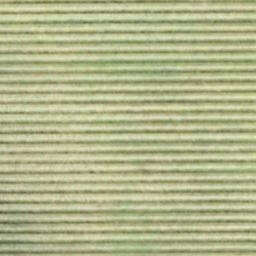
#> input picture Dataset-UCMerced_LandUse/Images/agricultural/agricultural10.JPEG, 256 x 256 px, given in place of 0001.png, which was not available
$ jupyter execute hi_detect_low_contrast.ipynb   (shell and % lines are left out)   (text cells are left out)
#> lines starting #> are read from the running program, lines starting #| are printed output that depends on the picture; after the words box and inside, x2 and y2 are one past the last pixel; in counts of white or black regions, pixels touching at a corner belong together; pictures that were not available may be replaced by others from this repository, and a replacement may not be noted
[cell 1]
# import the necessary packages
from skimage.exposure import is_low_contrast
from imutils.paths import list_images
import matplotlib.pyplot as plt
import numpy as np
import argparse
import imutils
import cv2

[cell 2]
def plt_imshow(title, image):
    # convert the image frame BGR to RGB color space and display it
	image = cv2.cvtColor(image, cv2.COLOR_BGR2RGB)
	plt.imshow(image)
	plt.title(title)
	plt.grid(False)
	plt.show()

[cell 3]
# # construct the argument parser and parse the arguments
# ap = argparse.ArgumentParser()
# ap.add_argument("-i", "--input", required=True,
# 	help="path to input directory of images")
# ap.add_argument("-t", "--thresh", type=float, default=0.35,
# 	help="threshold for low contrast")
# args = vars(ap.parse_args())

# since we are using Jupyter Notebooks we can replace our argument
# parsing code with *hard coded* arguments and values
args = {
    "input": "examples",
    "thresh": 0.35
}

[cell 4]
# grab the paths to the input images
imagePaths = sorted(list(list_images(args["input"])))

# loop over the image paths
for (i, imagePath) in enumerate(imagePaths):
	# load the input image from disk, resize it, and convert it to
	# grayscale
	print("[INFO] processing image {}/{}".format(i + 1,
		len(imagePaths)))
	image = cv2.imread(imagePath)
	image = imutils.resize(image, width=450)
	gray = cv2.cvtColor(image, cv2.COLOR_BGR2GRAY)

	# blur the image slightly and perform edge detection
	blurred = cv2.GaussianBlur(gray, (5, 5), 0)
	edged = cv2.Canny(blurred, 30, 150)

	# initialize the text and color to indicate that the input image
	# is *not* low contrast
	text = "Low contrast: No"
	color = (0, 255, 0)

	# check to see if the image is low contrast
	if is_low_contrast(gray, fraction_threshold=args["thresh"]):
		# update the text and color
		text = "Low contrast: Yes"
		color = (0, 0, 255)

	# otherwise, the image is *not* low contrast, so we can continue
	# processing it
	else:
		# find contours in the edge map and find the largest one,
		# which we'll assume is the outline of our color correction
		# card
		cnts = cv2.findContours(edged.copy(), cv2.RETR_EXTERNAL,
			cv2.CHAIN_APPROX_SIMPLE)
		cnts = imutils.grab_contours(cnts)
		c = max(cnts, key=cv2.contourArea)

		# draw the largest contour on the image
		cv2.drawContours(image, [c], -1, (0, 255, 0), 2)

	# draw the text on the output image
	cv2.putText(image, text, (5, 25), cv2.FONT_HERSHEY_SIMPLEX, 0.8,
		color, 2)

	# show the output image and edge map
	plt_imshow("Image", image)
	plt_imshow("Edge", edged)

[cell 5]
# since we are using Jupyter Notebooks we can replace our argument
# parsing code with *hard coded* arguments and values
args = {
    "input": "0001.png",
    "thresh": 0.35,
    "output": "output.avi"
}

[cell 6]
# grab a pointer to the input video stream and and initialize pointer
# to output file
print("[INFO] accessing video stream...")
vs = cv2.VideoCapture(args["input"] if args["input"] else 0)
writer = None

# loop over frames from the video stream
while True:
	# read a frame from the video stream
	(grabbed, frame) = vs.read()
#> frame is the input picture: shape (256, 256, 3); mean B, G, R 139.1, 181.2, 177.4

	# if the frame was not grabbed then we've reached the end of
	# the video stream so exit the script
	if not grabbed:
		print("[INFO] no frame read from stream - exiting")
		break

	# resize the frame, convert it to grayscale, blur it, and then
	# perform edge detection
	frame = imutils.resize(frame, width=450)
#> frame: shape (450, 450, 3)
	gray = cv2.cvtColor(frame, cv2.COLOR_BGR2GRAY)
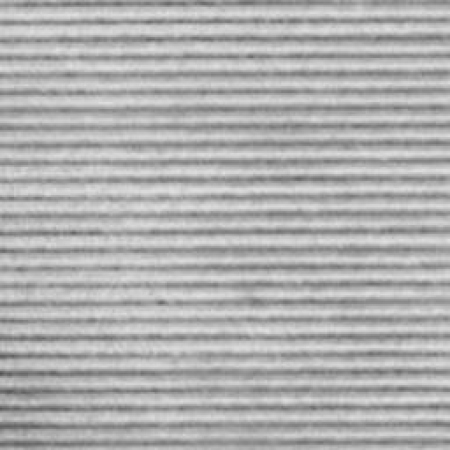
#> gray: shape (450, 450); min 80, max 227, mean 175.2
	blurred = cv2.GaussianBlur(gray, (5, 5), 0)
	edged = cv2.Canny(blurred, 30, 150)
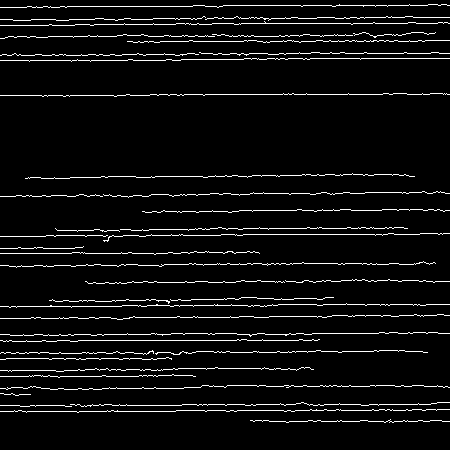
#> edged: shape (450, 450); 5.6% white in thin lines or dots

	# initialize the text and color to indicate that the current
	# frame is *not* low contrast
	text = "Low contrast: No"
	color = (0, 255, 0)

	# check to see if the frame is low contrast, and if so, update
	# the text and color
	if is_low_contrast(gray, fraction_threshold=args["thresh"]):
		text = "Low contrast: Yes"
		color = (0, 0, 255)

	# otherwise, the frame is *not* low contrast, so we can continue
	# processing it
	else:
		# find contours in the edge map and find the largest one,
		# which we'll assume is the outline of our color correction
		# card
		cnts = cv2.findContours(edged.copy(), cv2.RETR_EXTERNAL,
			cv2.CHAIN_APPROX_SIMPLE)
#> cnts = 42 contours, all with area under 20
		cnts = imutils.grab_contours(cnts)
		c = max(cnts, key=cv2.contourArea)
#> c = contour of 148 points, box (x1, y1, x2, y2) (155, 350, 428, 355), area 6

		# draw the largest contour on the frame
		cv2.drawContours(frame, [c], -1, (0, 255, 0), 2)

	# draw the text on the output frame
	cv2.putText(frame, text, (5, 25), cv2.FONT_HERSHEY_SIMPLEX, 0.8,
		color, 2)
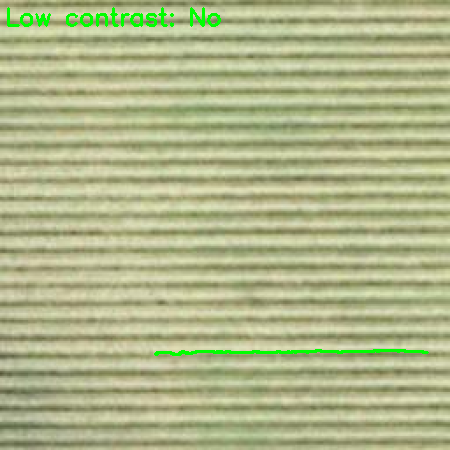
#> frame: shape (450, 450, 3); mean B, G, R 137.5, 181.9, 175.4

	# stack the output frame and edge map next to each other
	output = np.dstack([edged] * 3)
#> output: shape (450, 450, 3); 5.6% white in thin lines or dots
	output = np.hstack([frame, output])
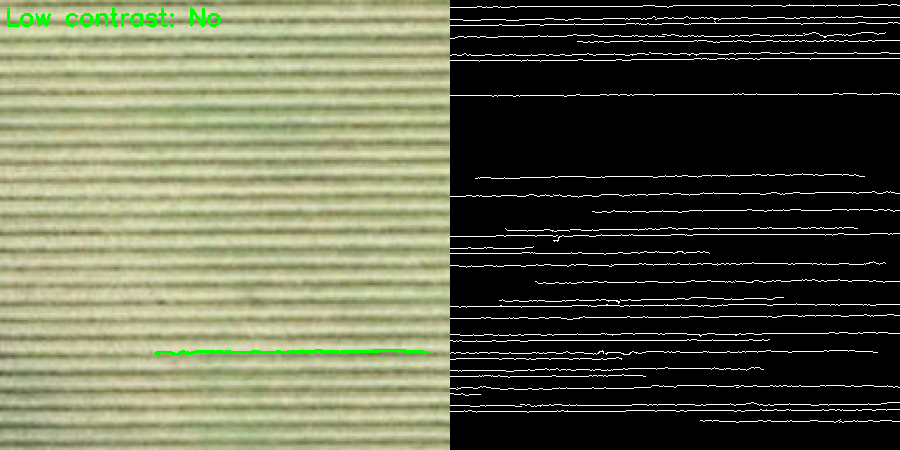
#> output: shape (450, 900, 3); mean B, G, R 75.9, 98.1, 94.8

    # if the video writer is None *AND* we are supposed to write
	# the output video to disk initialize the writer
	if writer is None and args["output"] is not None:
		fourcc = cv2.VideoWriter_fourcc(*"MJPG")
		writer = cv2.VideoWriter(args["output"], fourcc, 20,
			(output.shape[1], output.shape[0]), True)

    # if the writer is not None, write the frame to disk
	if writer is not None:
		writer.write(output)

# do a bit of cleanup
vs.release()
vs.release()

# check to see if the video writer point needs to be released
if writer is not None:
	writer.release()

$ run again, on Dataset-UCMerced_LandUse/Images/agricultural/agricultural12.JPEG
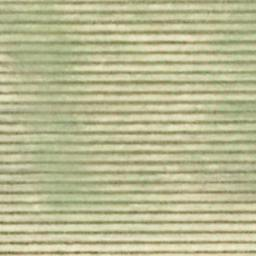
#> input picture Dataset-UCMerced_LandUse/Images/agricultural/agricultural12.JPEG, 256 x 256 px, given in place of 0001.png, which was not available
#> frame is the input picture: shape (256, 256, 3); mean B, G, R 145.7, 184.8, 185.3
#> `edged = cv2.Canny(blurred, 30, 150)`:
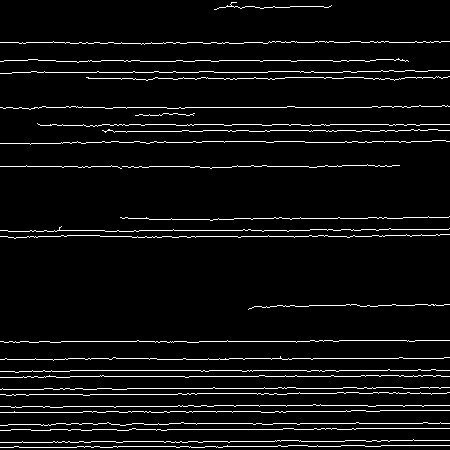
#> edged: shape (450, 450); 5.3% white in thin lines or dots
#> cnts = 28 contours, all with area under 20
#> c = contour of 157 points, box (x1, y1, x2, y2) (102, 129, 450, 133), area 3
#> `output = np.hstack([frame, output])`:
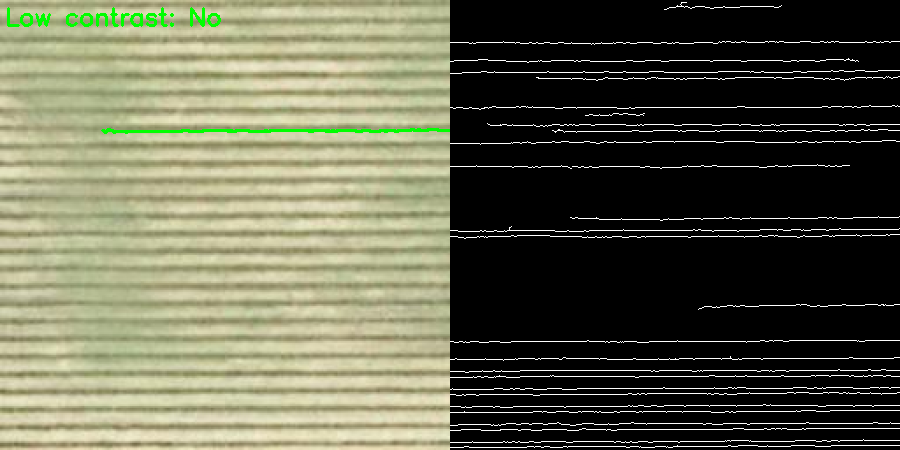
#> output: shape (450, 900, 3); mean B, G, R 78.7, 99.6, 98.3

$ run again, on Dataset-UCMerced_LandUse/Images/agricultural/agricultural14.JPEG
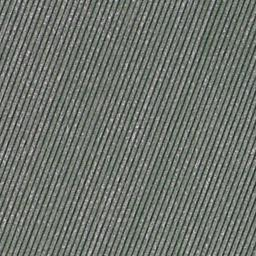
#> input picture Dataset-UCMerced_LandUse/Images/agricultural/agricultural14.JPEG, 256 x 256 px, given in place of 0001.png, which was not available
#> frame is the input picture: shape (256, 256, 3); mean B, G, R 108.7, 114.8, 110
#> `edged = cv2.Canny(blurred, 30, 150)`:
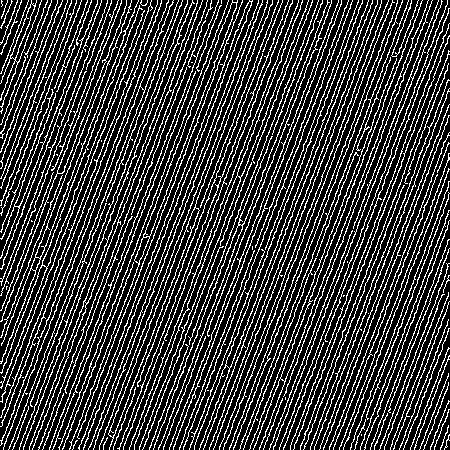
#> edged: shape (450, 450); 23.8% white in thin lines or dots
#> cnts = 169 contours, 56 with area under 20; largest, box (x1, y1, x2, y2) and area: (69, 0, 238, 450) 1687, (108, 0, 273, 450) 1458, (0, 0, 42, 114) 322, (0, 0, 139, 364) 202, (253, 0, 429, 450) 173
#> c = contour of 644 points, box (x1, y1, x2, y2) (69, 0, 238, 450), area 1687
#> `output = np.hstack([frame, output])`:
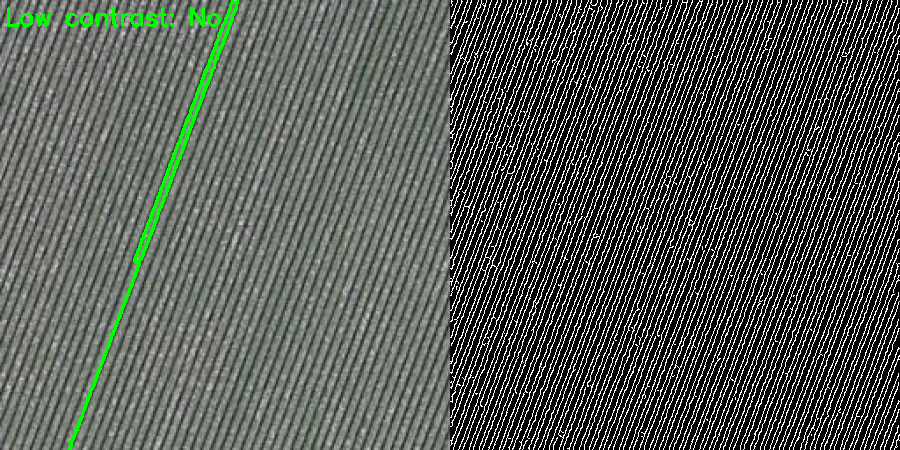
#> output: shape (450, 900, 3); mean B, G, R 83.6, 89.1, 84.2

$ run again, on Dataset-UCMerced_LandUse/Images/agricultural/agricultural15.JPEG
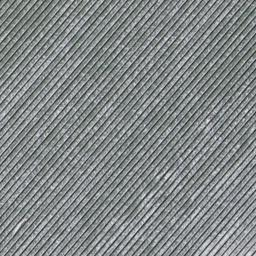
#> input picture Dataset-UCMerced_LandUse/Images/agricultural/agricultural15.JPEG, 256 x 256 px, given in place of 0001.png, which was not available
#> frame is the input picture: shape (256, 256, 3); mean B, G, R 135.5, 134.8, 130.2
#> `edged = cv2.Canny(blurred, 30, 150)`:
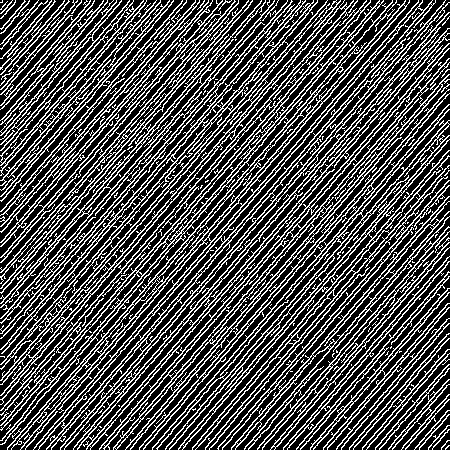
#> edged: shape (450, 450); 30.7% white in thin lines or dots
#> cnts = 132 contours, 93 with area under 20; largest, box (x1, y1, x2, y2) and area: (0, 0, 450, 450) 52128, (99, 43, 450, 450) 9734, (178, 135, 450, 450) 6052, (139, 89, 450, 450) 5413, (231, 196, 450, 450) 2877
#> c = contour of 7740 points, box (x1, y1, x2, y2) (0, 0, 450, 450), area 52128
#> `output = np.hstack([frame, output])`:
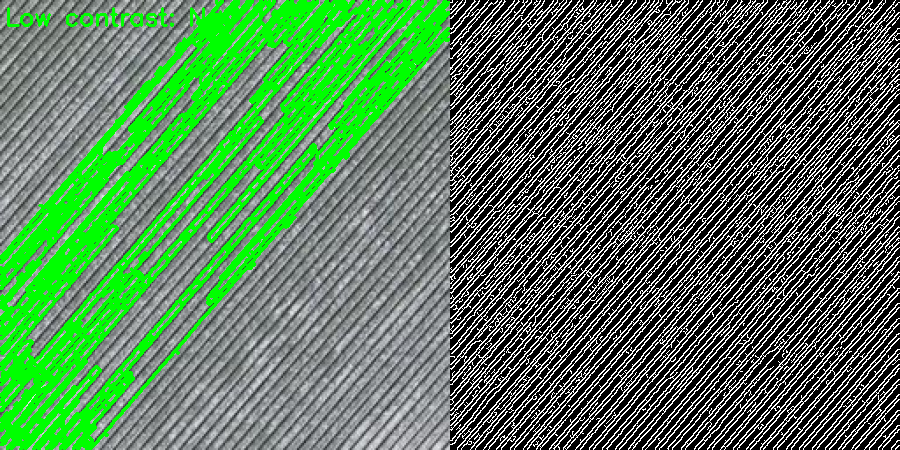
#> output: shape (450, 900, 3); mean B, G, R 88, 124.3, 86
